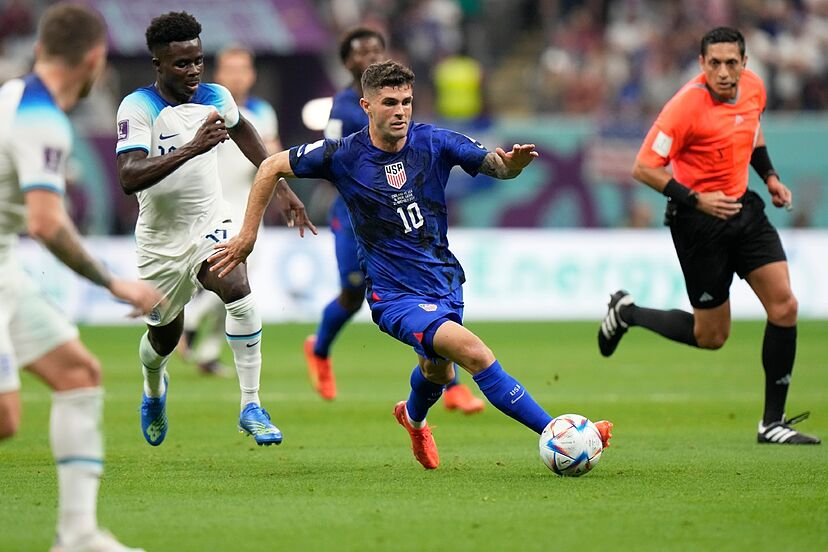
#> input picture OpenCV/Assests/base.jpg, 828 x 552 px, found by its file name
$ python matching.py
#> lines starting #> are read from the running program, lines starting #| are printed output that depends on the picture
import numpy as np
import cv2

image = cv2.imread(r'C:\Users\ginuram\Desktop\Dekstop\30DaysofPython\OpenCV\Assests\base.jpg', 0)
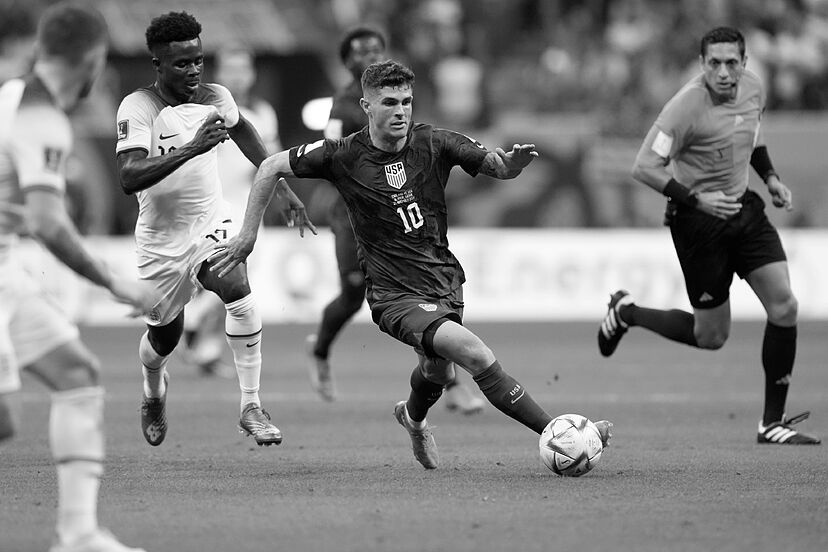
#> image: shape (552, 828); min 0, max 255, mean 129.1
temp = cv2.imread(r'C:\Users\ginuram\Desktop\Dekstop\30DaysofPython\OpenCV\Assests\temp2.jpg', 0)
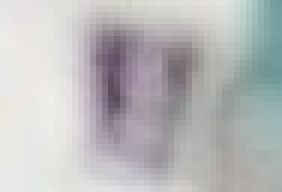
#> input picture OpenCV/Assests/temp2.jpg, 47 x 32 px, found by its file name (shown 6 times larger)
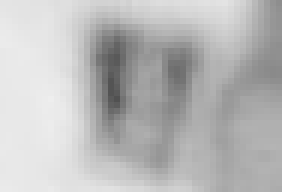
#> temp: shape (32, 47) (shown 6 times larger); min 81, max 238, mean 186.5
height, width = temp.shape
#> height = 32; width = 47

methods = [cv2.TM_CCOEFF, cv2.TM_CCOEFF_NORMED, cv2.TM_CCORR, cv2.TM_CCORR_NORMED, cv2.TM_SQDIFF, cv2.TM_SQDIFF_NORMED]

for method in methods:
    img2 = image.copy()

    result = cv2.matchTemplate(img2, temp, method) #this is going to perform convolutional on image, it will take template image and move it across base image
                                                   #to see which parts matches the most

    min_val, max_val, min_loc, max_loc = cv2.minMaxLoc(result)
    if method in [cv2.TM_SQDIFF, cv2.TM_SQDIFF_NORMED]:
        location = min_loc
    else:
        location = max_loc

    bottom_right_corner = (location[0] + width, location[1] + height)
    cv2.rectangle(img2, location, bottom_right_corner, 150, 3)
    cv2.imshow('Image', img2)
    cv2.waitKey(0)
    cv2.destroyAllWindows()
#> this loop made 6 passes
#> (min_val, max_val, min_loc, location, bottom_right_corner) on passes 1 to 4: (-4007909, 4318462.5, (433, 226), (660, 234), (707, 266)), (-0.824, 0.999, (766, 226), (29, 143), (76, 175)), (1580494.5, 67609464, (694, 236), (493, 278), (540, 310)), (0.31, 1, (696, 249), (29, 143), (76, 175))
#> (min_val, max_val, max_loc, location, bottom_right_corner) on passes 5 to 6: (2384, 51056308, (694, 236), (29, 143), (76, 175)), (4.4e-05, 1, (0, 0), (29, 143), (76, 175))
#> pass 1, `result = cv2.matchTemplate(img2, temp, method)`:
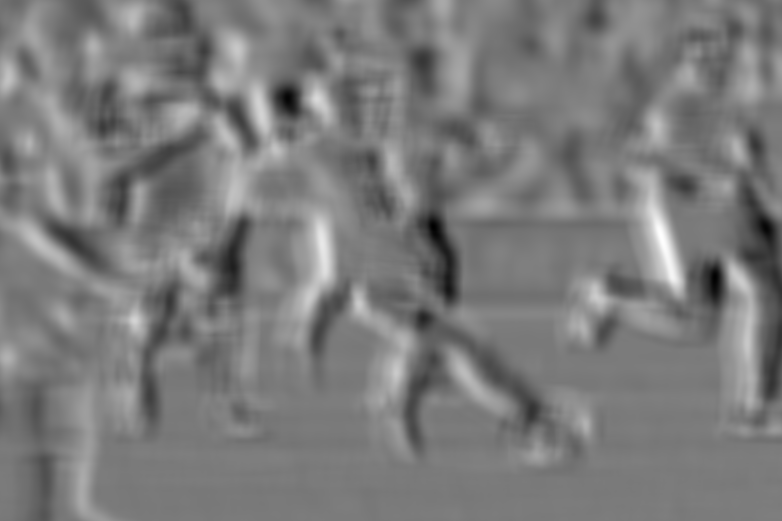
#> result: shape (521, 782) float32; min -4007909, max 4318462.5, mean 19794.7; drawn with min black and max white
#> pass 1, `cv2.imshow('Image', img2)`:
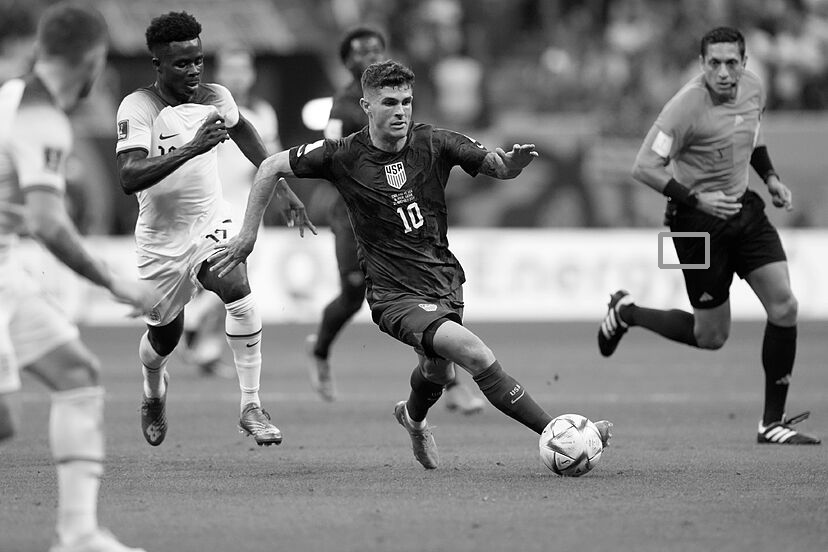
#> window 'Image': shape (552, 828); min 0, max 255, mean 129.2
#> pass 2, `result = cv2.matchTemplate(img2, temp, method)`:
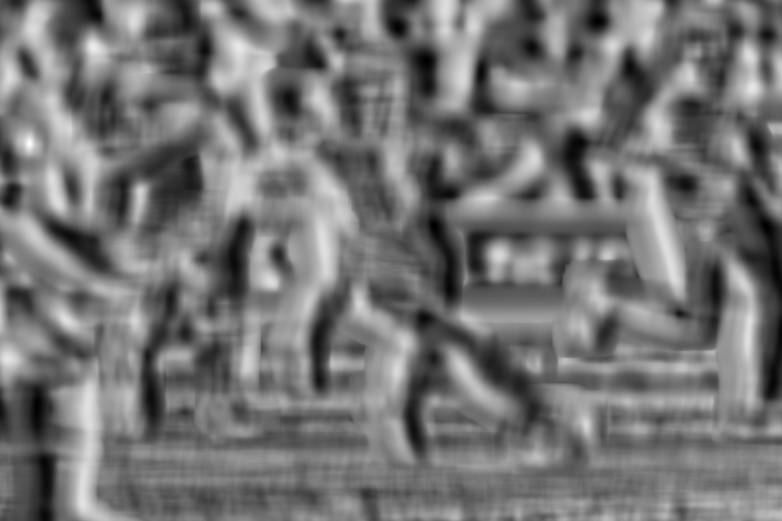
#> result: shape (521, 782) float32; min -0.824, max 0.999, mean 0.013; drawn with min black and max white
#> after the loop:
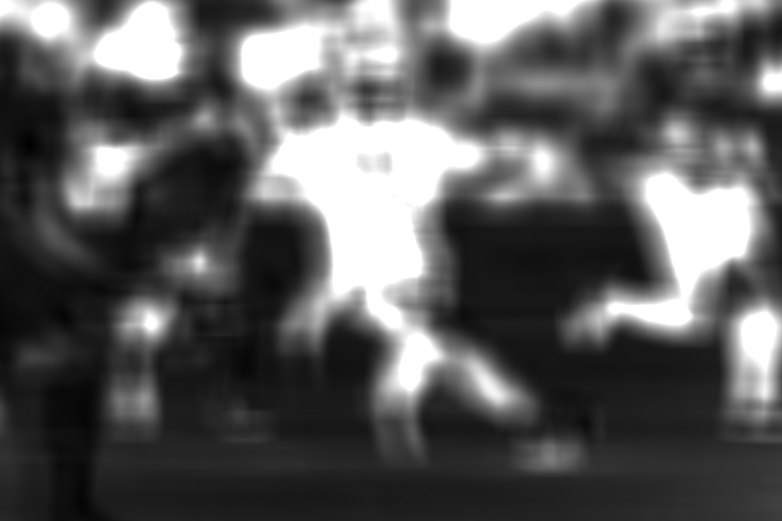
#> result: shape (521, 782) float32; min 4.4e-05, max 1, mean 0.363
